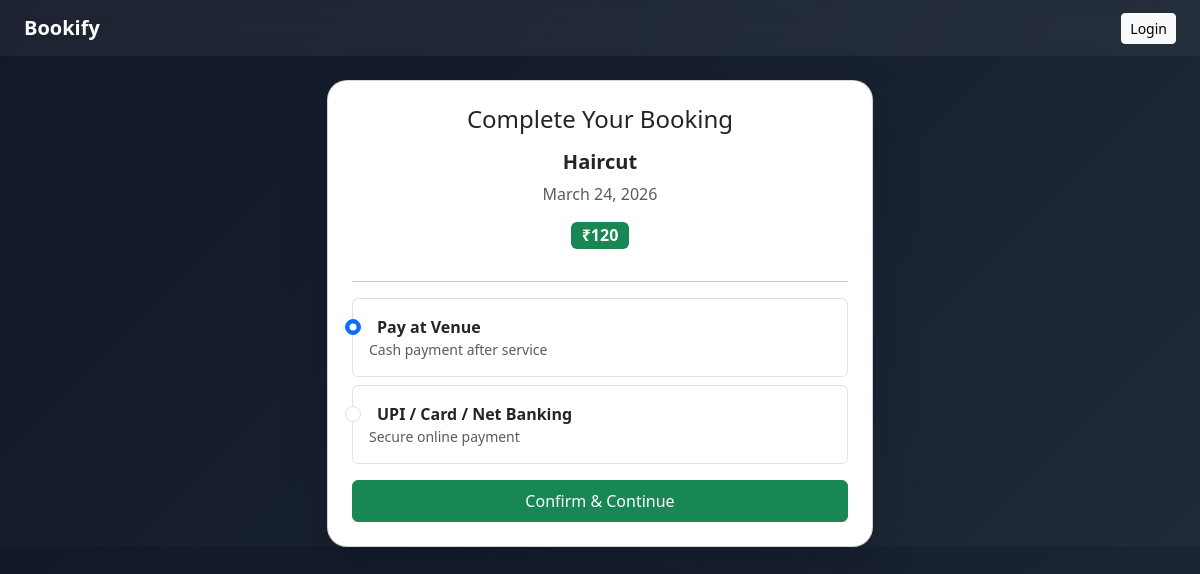
The page /payment/7/ on the database its author committed.
### appointments/models.py (models this page shows, shortened)
class Appointment(models.Model):
    PAYMENT_CHOICES = (
        ('cash', 'Cash'),
        ('online', 'Online'),
    )
    STATUS_CHOICES = (
        ('upcoming', 'Upcoming'),
        ('completed', 'Completed'),
        ('cancelled', 'Cancelled'),
    )
    user = models.ForeignKey(User, on_delete=models.CASCADE)
    service = models.ForeignKey('Service', on_delete=models.CASCADE)
    date = models.DateField()
    time_slot = models.ForeignKey('TimeSlot', on_delete=models.CASCADE)
    payment_type = models.CharField(max_length=10, choices=PAYMENT_CHOICES, default='cash')
    status = models.CharField(max_length=20, choices=STATUS_CHOICES, default='upcoming')

class Service(models.Model):
    CATEGORY_CHOICES = [
        ('doctor', 'Doctor'),
        ('salon', 'Salon'),
        ('consult', 'Consultancy'),
    ]
    name = models.CharField(max_length=100)
    category = models.CharField(max_length=20, choices=CATEGORY_CHOICES)
    sub_category = models.CharField(max_length=100, blank=True)
    description = models.TextField()
    duration = models.IntegerField()
    price = models.IntegerField()

### appointments/views.py (the view)
# urls.py: path('payment/<int:appointment_id>/', views.payment_page),
def payment_page(request, appointment_id):
    appointment = get_object_or_404(Appointment, id=appointment_id)
    if request.method == 'POST':
        appointment.payment_type = request.POST.get('payment_type')
        appointment.save()
        return redirect(f'/success/{appointment.id}/')
    return render(request, 'appointments/payment.html', {
        'appointment': appointment
    })

### appointments/templates/appointments/payment.html (shortened to what this page needs)
{% extends 'appointments/base.html' %}
{% block content %}
<div class="row justify-content-center">
<div class="col-md-6">
<div class="card shadow-lg p-4 text-center" style="border-radius:20px;">
<h4 class="mb-3">Complete Your Booking</h4>
<h5 class="fw-bold">{{ appointment.service.name }}</h5>
<p class="text-muted">{{ appointment.date }}</p>
<div class="mb-3">
<span class="badge bg-success fs-6">₹{{ appointment.service.price }}</span>
</div>
<hr>
<form method="POST">
<div class="text-start mb-3">
<label class="form-check p-3 border rounded mb-2 payment-option">
    <input class="form-check-input" type="radio" name="payment_type" value="cash" checked>
    <span class="ms-2 fw-bold">Pay at Venue</span>
    <small class="d-block text-muted">Cash payment after service</small>
</label>
<label class="form-check p-3 border rounded payment-option">
    <input class="form-check-input" type="radio" name="payment_type" value="online">
    <span class="ms-2 fw-bold">UPI / Card / Net Banking</span>
    <small class="d-block text-muted">Secure online payment</small>
</label>
</div>
<button class="btn btn-success w-100 py-2">
Confirm & Continue
</button>
</form>
</div>
</div>
</div>
{% endblock %}

### appointments/templates/appointments/base.html (style rules this page uses)
body { background: linear-gradient(135deg, #111827, #1f2937); color: white; }
.card { border-radius: 15px; overflow: hidden; transition: all 0.4s ease; }
.btn { transition: all 0.3s ease; }

### appointments/templates/appointments/payment.html (style rules this page uses)
.payment-option { cursor: pointer; transition: all 0.3s ease; }

### rows shown on the page
Appointment: service.name "Haircut", date "March 24, 2026", service.price "120"
